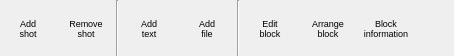
    <widget class="QWidget" name="TopLayout" native="true">
     <property name="sizePolicy">
      <sizepolicy hsizetype="Preferred" vsizetype="Fixed">
       <horstretch>0</horstretch>
       <verstretch>0</verstretch>
      </sizepolicy>
     </property>
     <property name="minimumSize">
      <size>
       <width>0</width>
       <height>56</height>
      </size>
     </property>
     <property name="maximumSize">
      <size>
       <width>16777215</width>
       <height>56</height>
      </size>
     </property>
     <property name="font">
      <font>
       <pointsize>8</pointsize>
      </font>
     </property>
     <property name="styleSheet">
      <string notr="true">QToolButton {
	background-color: transparent;
	border: none; 
    font-size: 9px;
}
QToolButton:hover{ 
    border: 2px solid #8f8f91;
     border-radius: 6px;
     background-color: qlineargradient(x1: 0, y1: 0, x2: 0, y2: 1,
                                       stop: 0 #f6f7fa, stop: 1 #dadbde);
}
QToolButton:pressed {
    border: 2px solid #8f8f91;
     border-radius: 6px;
     background-color: qlineargradient(x1: 0, y1: 0, x2: 0, y2: 1,
                                       stop: 0 #f6f7fa, stop: 1 #dadbde);
 }
</string>
     </property>
     <layout class="QHBoxLayout" name="horizontalLayout_18">
      <property name="spacing">
       <number>2</number>
      </property>
      <property name="margin">
       <number>0</number>
      </property>
      <item>
       <widget class="QToolButton" name="AddShot">
        <property name="sizePolicy">
         <sizepolicy hsizetype="Fixed" vsizetype="Fixed">
          <horstretch>0</horstretch>
          <verstretch>0</verstretch>
         </sizepolicy>
        </property>
        <property name="minimumSize">
         <size>
          <width>56</width>
          <height>56</height>
         </size>
        </property>
        <property name="maximumSize">
         <size>
          <width>56</width>
          <height>56</height>
         </size>
        </property>
        <property name="font">
         <font>
          <pointsize>-1</pointsize>
         </font>
        </property>
        <property name="toolTip">
         <string>Append a shot to end of the timeline</string>
        </property>
        <property name="text">
         <string>Add
shot</string>
        </property>
        <property name="icon">
         <iconset resource="../../../RSCffDiaporama.qrc">
          <normaloff>:/img/add_project.png</normaloff>:/img/add_project.png</iconset>
        </property>
        <property name="iconSize">
         <size>
          <width>24</width>
          <height>24</height>
         </size>
        </property>
        <property name="toolButtonStyle">
         <enum>Qt::ToolButtonTextUnderIcon</enum>
        </property>
       </widget>
      </item>
      <item>
       <widget class="QToolButton" name="RemoveShot">
        <property name="sizePolicy">
         <sizepolicy hsizetype="Fixed" vsizetype="Fixed">
          <horstretch>0</horstretch>
          <verstretch>0</verstretch>
         </sizepolicy>
        </property>
        <property name="minimumSize">
         <size>
          <width>56</width>
          <height>56</height>
         </size>
        </property>
        <property name="maximumSize">
         <size>
          <width>56</width>
          <height>56</height>
         </size>
        </property>
        <property name="font">
         <font>
          <pointsize>-1</pointsize>
         </font>
        </property>
        <property name="toolTip">
         <string>Remove current selected shot</string>
        </property>
        <property name="text">
         <string>Remove
shot</string>
        </property>
        <property name="icon">
         <iconset resource="../../../RSCffDiaporama.qrc">
          <normaloff>:/img/trash.png</normaloff>:/img/trash.png</iconset>
        </property>
        <property name="iconSize">
         <size>
          <width>24</width>
          <height>24</height>
         </size>
        </property>
        <property name="toolButtonStyle">
         <enum>Qt::ToolButtonTextUnderIcon</enum>
        </property>
       </widget>
      </item>
      <item>
       <widget class="Line" name="line_5">
        <property name="orientation">
         <enum>Qt::Vertical</enum>
        </property>
       </widget>
      </item>
      <item>
       <widget class="QToolButton" name="AddTextBlock">
        <property name="minimumSize">
         <size>
          <width>56</width>
          <height>56</height>
         </size>
        </property>
        <property name="maximumSize">
         <size>
          <width>56</width>
          <height>56</height>
         </size>
        </property>
        <property name="font">
         <font>
          <pointsize>-1</pointsize>
         </font>
        </property>
        <property name="toolTip">
         <string>Add a new text block</string>
        </property>
        <property name="text">
         <string>Add
text</string>
        </property>
        <property name="icon">
         <iconset resource="../../../RSCffDiaporama.qrc">
          <normaloff>:/img/add_text.png</normaloff>:/img/add_text.png</iconset>
        </property>
        <property name="iconSize">
         <size>
          <width>24</width>
          <height>24</height>
         </size>
        </property>
        <property name="shortcut">
         <string>Ctrl+Ins</string>
        </property>
        <property name="toolButtonStyle">
         <enum>Qt::ToolButtonTextUnderIcon</enum>
        </property>
       </widget>
      </item>
      <item>
       <widget class="QToolButton" name="AddFileBlock">
        <property name="minimumSize">
         <size>
          <width>56</width>
          <height>56</height>
         </size>
        </property>
        <property name="maximumSize">
         <size>
          <width>56</width>
          <height>56</height>
         </size>
        </property>
        <property name="font">
         <font>
          <pointsize>-1</pointsize>
         </font>
        </property>
        <property name="toolTip">
         <string>Add a new block of type image or video.</string>
        </property>
        <property name="text">
         <string>Add
file</string>
        </property>
        <property name="icon">
         <iconset resource="../../../RSCffDiaporama.qrc">
          <normaloff>:/img/add_image.png</normaloff>:/img/add_image.png</iconset>
        </property>
        <property name="iconSize">
         <size>
          <width>24</width>
          <height>24</height>
         </size>
        </property>
        <property name="shortcut">
         <string>Ins</string>
        </property>
        <property name="toolButtonStyle">
         <enum>Qt::ToolButtonTextUnderIcon</enum>
        </property>
       </widget>
      </item>
      <item>
       <widget class="Line" name="line">
        <property name="orientation">
         <enum>Qt::Vertical</enum>
        </property>
       </widget>
      </item>
      <item>
       <widget class="QToolButton" name="EditBT">
        <property name="minimumSize">
         <size>
          <width>56</width>
          <height>56</height>
         </size>
        </property>
        <property name="maximumSize">
         <size>
          <width>56</width>
          <height>56</height>
         </size>
        </property>
        <property name="font">
         <font>
          <pointsize>-1</pointsize>
         </font>
        </property>
        <property name="toolTip">
         <string>Edit block</string>
        </property>
        <property name="text">
         <string>Edit
block</string>
        </property>
        <property name="icon">
         <iconset resource="../../../RSCffDiaporama.qrc">
          <normaloff>:/img/edit.png</normaloff>:/img/edit.png</iconset>
        </property>
        <property name="iconSize">
         <size>
          <width>24</width>
          <height>24</height>
         </size>
        </property>
        <property name="toolButtonStyle">
         <enum>Qt::ToolButtonTextUnderIcon</enum>
        </property>
       </widget>
      </item>
      <item>
       <widget class="QToolButton" name="ArrangeBT">
        <property name="minimumSize">
         <size>
          <width>56</width>
          <height>56</height>
         </size>
        </property>
        <property name="maximumSize">
         <size>
          <width>56</width>
          <height>56</height>
         </size>
        </property>
        <property name="font">
         <font>
          <pointsize>-1</pointsize>
         </font>
        </property>
        <property name="toolTip">
         <string>Arrange blocks</string>
        </property>
        <property name="text">
         <string>Arrange
block</string>
        </property>
        <property name="icon">
         <iconset resource="../../../RSCffDiaporama.qrc">
          <normaloff>:/img/Arrange/arrange.png</normaloff>:/img/Arrange/arrange.png</iconset>
        </property>
        <property name="iconSize">
         <size>
          <width>24</width>
          <height>24</height>
         </size>
        </property>
        <property name="toolButtonStyle">
         <enum>Qt::ToolButtonTextUnderIcon</enum>
        </property>
       </widget>
      </item>
      <item>
       <widget class="QToolButton" name="InfoBlock">
        <property name="minimumSize">
         <size>
          <width>56</width>
          <height>56</height>
         </size>
        </property>
        <property name="maximumSize">
         <size>
          <width>56</width>
          <height>56</height>
         </size>
        </property>
        <property name="font">
         <font>
          <pointsize>-1</pointsize>
         </font>
        </property>
        <property name="toolTip">
         <string>Display information on image or video file</string>
        </property>
        <property name="text">
         <string>Block
information</string>
        </property>
        <property name="icon">
         <iconset resource="../../../RSCffDiaporama.qrc">
          <normaloff>:/img/Action_Info.png</normaloff>:/img/Action_Info.png</iconset>
        </property>
        <property name="iconSize">
         <size>
          <width>24</width>
          <height>24</height>
         </size>
        </property>
        <property name="toolButtonStyle">
         <enum>Qt::ToolButtonTextUnderIcon</enum>
        </property>
       </widget>
      </item>
      <item>
       <spacer name="horizontalSpacer_6">
        <property name="orientation">
         <enum>Qt::Horizontal</enum>
        </property>
        <property name="sizeHint" stdset="0">
         <size>
          <width>40</width>
          <height>20</height>
         </size>
        </property>
       </spacer>
      </item>
     </layout>
    </widget>
